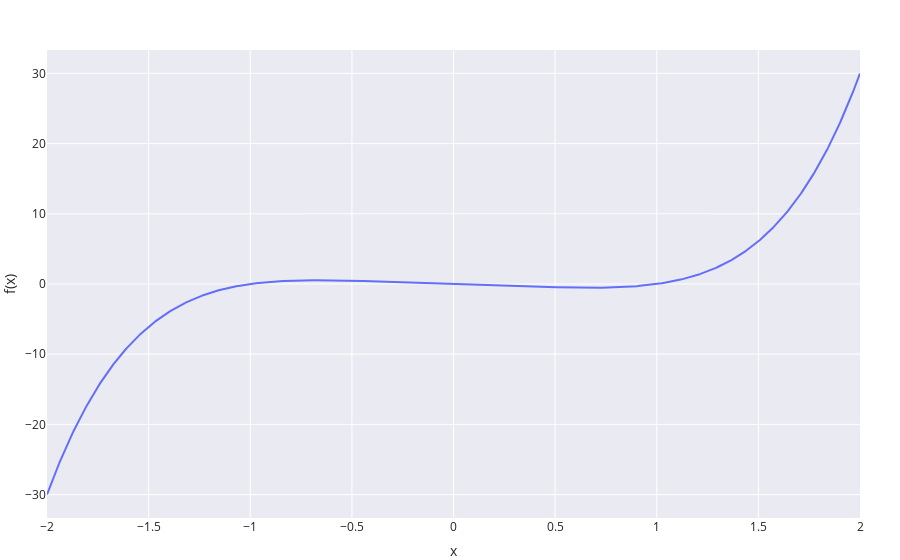

This figure's notebook cell:
### Markdown cell above
## Question 2.ii

Sketch 𝑦=𝑥^5−𝑥

### Code cell
backend = spb.PB
x = sp.Symbol('x')
f = x**5-x
p = spb.plot( f, (x, -2, +2), backend=backend )
df = f.diff(x)

text_Q22 = [
    r'\textrm{Zeros of }' 
    rf'{sp.latex(f)} &= {sp.latex(sp.solveset(f, x))}' ,
    
    r'\textrm{Extrema of }' 
    rf'{sp.latex(f)} &= {sp.latex(sp.solveset(df, x))}' 
]

print_aligned_latex_equations(*text_Q22)

### Figure 1 — Plotly figure (JSON) as saved in the notebook; plotly's stock layout.template omitted (floating-point values rounded to 4 significant figures; data arrays with more than 128 entries replaced by an {"elided": "..."} marker saying what was removed)
{"data": [{"line": {"color": "#636EFA"}, "mode": "lines", "name": "x**5 - x", "showlegend": true, "type": "scatter", "x": {"elided": "1000 float values"}, "y": {"elided": "1000 float values"}}], "layout": {"margin": {"b": 0, "l": 0, "r": 40, "t": 50}, "polar": {"angularaxis": {"direction": "counterclockwise", "rotation": 0}}, "scene": {"aspectratio": {}, "camera": {}, "xaxis": {"showgrid": true, "title": {"text": "x"}, "visible": true, "zeroline": true}, "yaxis": {"showgrid": true, "title": {"text": "f(x)"}, "visible": true, "zeroline": true}, "zaxis": {"showgrid": true, "title": {"text": ""}, "visible": true, "zeroline": true}}, "showlegend": false, "title": {"text": "<b></b>", "x": 0.5}, "xaxis": {"constrain": "domain", "showgrid": true, "title": {"text": "x"}, "visible": true, "zeroline": true}, "yaxis": {"showgrid": true, "title": {"text": "f(x)"}, "visible": true, "zeroline": true}}}
